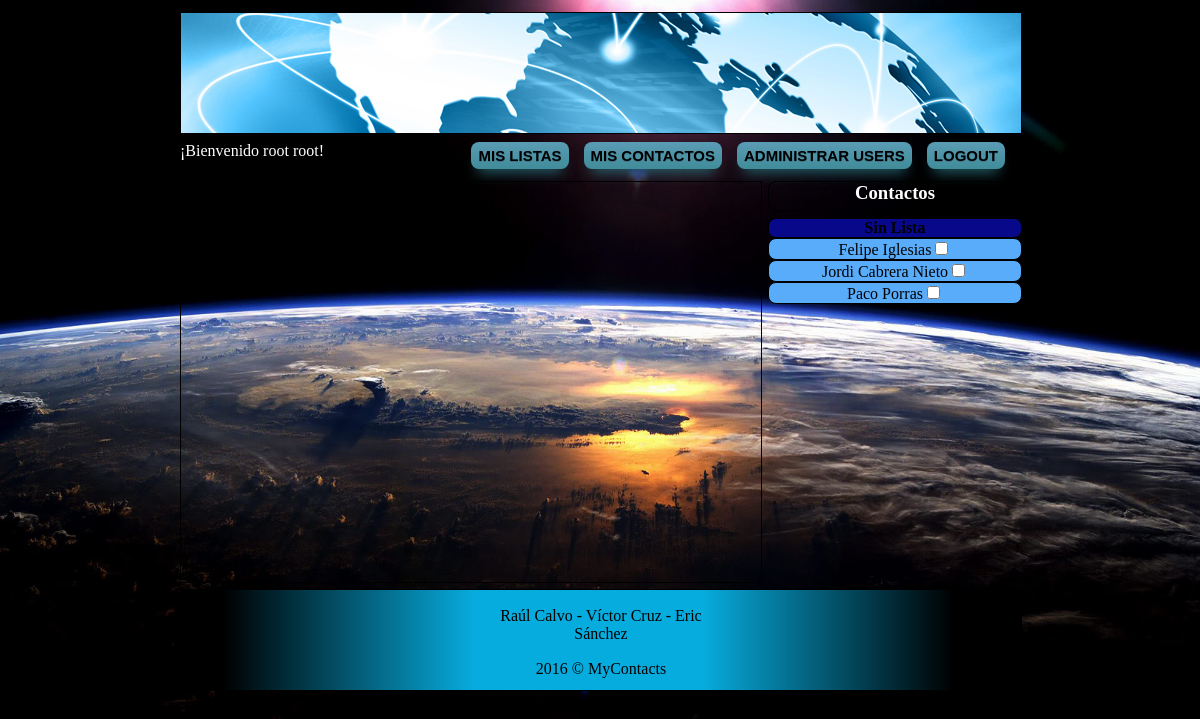
The page /principal.php (signed in) on the database its author committed.
### tables this page shows
CREATE TABLE IF NOT EXISTS `lista` (
`id_lista` int(11) NOT NULL,
  `id_usuario` int(11) DEFAULT NULL,
  `nombre_lista` varchar(30) DEFAULT NULL,
  `descripcion_lista` text
);

CREATE TABLE IF NOT EXISTS `contacto` (
`id_contacto` int(11) NOT NULL,
  `nombre_contacto` varchar(20) DEFAULT NULL,
  `apellidos_contacto` varchar(40) DEFAULT NULL,
  `id_ubicacion` int(11) DEFAULT NULL,
  `id_lista` int(11) DEFAULT NULL
);

### principal.php (the view, shortened to what this page needs)
<?php
  include("conexion.php");
?>
<!DOCTYPE html>
<html>
  <head>
    <link rel="stylesheet" type="text/css" href="style.css">
  </head>
  <body>
    <header>
    </header>
    <section id="menu">
      <article id="bienvenida">
        <span>¡Bienvenido <a href='modificarperfil.php?id_usuario=$_SESSION[id]'><?php echo $_SESSION['nombre']." ".$_SESSION['apellidos']; ?></a>!</span>
      </article>
      <article class="myButton">
        <a href="logout.php">LOGOUT</a>
      </article>
      <?php
        $sql = "SELECT * FROM usuario WHERE mail_usuario = '$_SESSION[mail]'";
        $datos=mysqli_query($con,$sql);
        $pro=mysqli_fetch_array($datos);
        if ($pro['nivel_usuario'] == 1 OR $pro['nivel_usuario'] == 2) {
          echo "<article class='myButton'>";
          echo "<a href='administrarusuarios.php'> ADMINISTRAR USERS</a>";
          echo "</article>";
        }
      ?>
     <article class="myButton">
        <a href="gestionarcontactos.php">MIS CONTACTOS</a>
      </article>
      <article class="myButton">
<a href="gestionarlistas.php">MIS LISTAS</a>
      </article>
    </section>
    <section id="contenido">
      <div id="mapa"></div>
      <article id="contactos">
        <h3>Contactos</h3>
        <?php
          $sql="SELECT * FROM lista WHERE lista.id_usuario='$_SESSION[id]' OR lista.id_usuario IS NULL ";
          $datos=mysqli_query($con,$sql);
          echo "<form name='formulario'>";
          if(mysqli_num_rows($datos)){
            while($lista=mysqli_fetch_array($datos)){
              echo "<h4><strong>".$lista['nombre_lista']."</strong></h4>";
              $sql2="SELECT *
                FROM contacto
                  INNER JOIN lista ON lista.id_lista=contacto.id_lista
                  INNER JOIN ubicacion ON ubicacion.id_ubicacion=contacto.id_ubicacion
                WHERE lista.id_lista=$lista[id_lista]";
              $datos2=mysqli_query($con,$sql2);
              if(mysqli_num_rows($datos2)){
                while($contacto=mysqli_fetch_array($datos2)){
                  echo "<p>".utf8_encode($contacto['nombre_contacto'])." ".utf8_encode($contacto['apellidos_contacto'])."<input name='contactoUbic' type='checkbox' onclick='cargaContenido();'></p>";
                }
              }
            }
          }
          echo "</form>";
        ?>
      </article>
    </section>
    <footer id="piepagina">
      <p id="componentes">Raúl Calvo - Víctor Cruz - Eric Sánchez</p>
      <p id="copyright">2016 &copy; MyContacts</p>
    </footer>
  </body>
</html>

### style.css (style rules this page uses)
body { margin: 1% 15% 0 15%; background: url("./imagenes/fondotierra.jpg") no-repeat center center fixed; background-size: 100% 100%; -moz-background-size: 100% 100%; -webkit-background-size: 100% 100%; -o-background-size: 100% 100%; }
header { border: 1px black solid; background-image: url("imagenes/header.png"); width: 100%; height: 120px; }
#menu { width: 100%; height: 30px; margin: 1% 0 0 0; }
#bienvenida { float: left; height: 100%; text-decoration: none; color: white; }
#bienvenida a { text-decoration: none; color: white; }
.myButton { -moz-box-shadow: 0px 10px 14px -7px #276873; -webkit-box-shadow: 0px 10px 14px -7px #276873; box-shadow: 0px 10px 14px -7px #276873; background:-webkit-gradient(linear, left top, left bottom, color-stop(0.05, #599bb3), color-stop(1, #408c99)); background:-moz-linear-gradient(top, #599bb3 5%, #408c99 100%); background:-webkit-linear-gradient(top, #599bb3 5%, #408c99 100%); background:-o-linear-gradient(top, #599bb3 5%, #408c99 100%); background:-ms-linear-gradient(top, #599bb3 5%, #408c99 100%); background:linear-gradient(to bottom, #599bb3 5%, #408c99 100%); filter:progid:DXImageTransform.Microsoft.gradient(startColorstr='#599bb3', endColorstr='#408c99',GradientType=0); background-color:#599bb3; -moz-border-radius:8px; -webkit-border-radius:8px; border-radius:8px; cursor:pointer; color:#ffffff; font-family:Arial; font-size:15px; font-weight:bold; padding:5px 7px; text-decoration: none; text-shadow:0px 1px 0px #3d768a; float: right; margin-right: 15px; }
.myButton a { position:relative; text-decoration: none; color: black; }
#contenido { width: 100%; height: 400px; margin: 1% 0 0 0; }
#mapa { border: 1px black solid; width: 69%; height: 400px; float: left; display: block; }
#contactos { width: 30%; height: 400px; float: right; display: block; text-align: center; }
#contactos p, #contactos h3, #contactos h4 { width: 100%; height: 7%; -moz-border-radius:8px; -webkit-border-radius:8px; border-radius:8px; margin: 0 0 0 0; border: 0.2px black solid; }
#contactos p { background-color: #58ACFA; }
#contactos h4 { background-color: #08088A; margin-top: 3%; }
#contactos h3 { color: white; }
#piepagina { width: 100%; height: 100px; margin: 1% 0 1% 0; border: 1px black solid; background: rgba(0,0,0,1); background: -moz-linear-gradient(left, rgba(0,0,0,1) 0%, rgba(0,0,0,1) 5%, rgba(7,172,222,1) 35%, rgba(7,172,222,1) 46%, rgba(7,172,222,1) 62%, rgba(0,0,0,1) 92%, rgba(0,0,0,1) 100%); background: -webkit-gradient(left top, right top, color-stop(0%, rgba(0,0,0,1)), color-stop(5%, rgba(0,0,0,1)), color-stop(35%, rgba(7,172,222,1)), color-stop(46%, rgba(7,172,222,1)), color-stop(62%, rgba(7,172,222,1)), color-stop(92%, rgba(0,0,0,1)), color-stop(100%, rgba(0,0,0,1))); background: -webkit-linear-gradient(left, rgba(0,0,0,1) 0%, rgba(0,0,0,1) 5%, rgba(7,172,222,1) 35%, rgba(7,172,222,1) 46%, rgba(7,172,222,1) 62%, rgba(0,0,0,1) 92%, rgba(0,0,0,1) 100%); background: -o-linear-gradient(left, rgba(0,0,0,1) 0%, rgba(0,0,0,1) 5%, rgba(7,172,222,1) 35%, rgba(7,172,222,1) 46%, rgba(7,172,222,1) 62%, rgba(0,0,0,1) 92%, rgba(0,0,0,1) 100%); background: -ms-linear-gradient(left, rgba(0,0,0,1) 0%, rgba(0,0,0,1) 5%, rgba(7,172,222,1) 35%, rgba(7,172,222,1) 46%, rgba(7,172,222,1) 62%, rgba(0,0,0,1) 92%, rgba(0,0,0,1) 100%); background: linear-gradient(to right, rgba(0,0,0,1) 0%, rgba(0,0,0,1) 5%, rgba(7,172,222,1) 35%, rgba(7,172,222,1) 46%, rgba(7,172,222,1) 62%, rgba(0,0,0,1) 92%, rgba(0,0,0,1) 100%); filter: progid:DXImageTransform.Microsoft.gradient( startColorstr='#000000', endColorstr='#000000', GradientType=1 ); }
#componentes { margin: 2% 35% 0 35%; text-align: center; }
#copyright { margin: 2% 42% 0 42%; text-align: center; }

### rows shown on the page
lista: nombre_lista "Sin Lista"
contacto: nombre_contacto "Felipe", apellidos_contacto "Iglesias"
contacto: nombre_contacto "Jordi", apellidos_contacto "Cabrera Nieto"
contacto: nombre_contacto "Paco", apellidos_contacto "Porras"

### other values the page prints
$_SESSION['nombre'] "root"
$_SESSION['apellidos'] "root"
